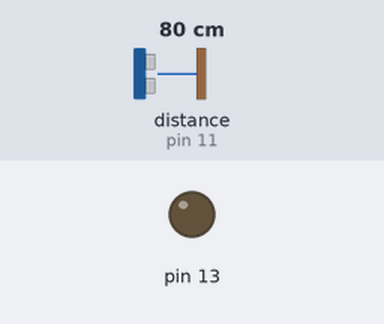
Bench run of a sketch on a simulated Arduino Uno, built with avr-gcc and run on an emulated ATmega328P. On the bench: output pins drawn as LEDs (lit = HIGH). The inputs (shaded band) are chosen by the test bench; at power-on: distance to the obstacle (sensor on pin 11) 80 cm. The echo pulse lasts 58.3 µs per cm.

Above: at 1.2 s.
1.3 s: distance to the obstacle (sensor on pin 11) set to 11 cm
2.8 s: distance to the obstacle (sensor on pin 11) set to 8 cm
At 3.1 s:
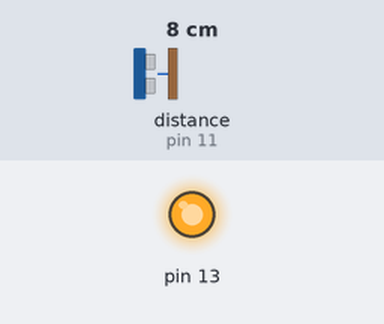
Timing chart, 0 to 5.8 s (numbered marks = the images above; inputs shaded):
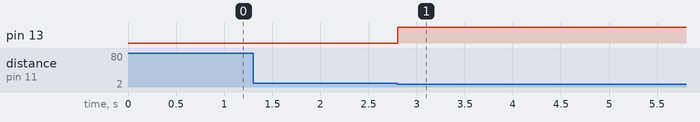

Measured:
- the behaviour switches between 10 and 9 cm on distance to the obstacle (sensor on pin 11) (found by bisection; images 0 and 1)
- after the input at 1.3 s, every drawn part: stays the same
- after the input at 2.8 s, pin 13: LOW → HIGH at once

The sketch:

sketch_apr12a.ino
```cpp
#include <NewPing.h>

#define TRIGGER_PIN  12
#define ECHO_PIN     11
#define MAX_DISTANCE 200
#define THRESH_DISTANCE 6
#define GROUND_COVERED 14.3
#define HIGH_THRESH 9
#define LOW_THRESH 5

NewPing sonar(TRIGGER_PIN, ECHO_PIN, MAX_DISTANCE);
bool current_hit_state = false;
bool prev_hit_state = false;
unsigned long int time_start;
unsigned long int time_end;

void setup() {
  pinMode(13, OUTPUT);
  Serial.begin(9600);

}

void loop() {
  delay(1);
  int distance = sonar.ping_cm();
  if(distance >=LOW_THRESH && distance<=HIGH_THRESH)
    digitalWrite(13, HIGH);
  else
    digitalWrite(13,LOW);

  /*Serial.print("Ping: ");
  Serial.print(distance);
  Serial.println("cm");
*/
  if(distance>=LOW_THRESH && distance<=HIGH_THRESH){
    digitalWrite(13, HIGH);
    current_hit_state = true;
  }else{
    digitalWrite(13, LOW);
    current_hit_state = false;
  }

  if(current_hit_state == true){
    if(prev_hit_state ==false){
      time_start = millis();
      prev_hit_state = true;
    }else{
      prev_hit_state = true;
    }
  }else{
     if(prev_hit_state ==true){
      prev_hit_state = false;
      time_end = (millis()-time_start);
      if(time_end/1000.0 > 0.05){
        Serial.print("Hit Durration: ");
        Serial.print(time_end/1000.00000);
        Serial.println(" seconds");
        Serial.println("");
        Serial.print((int)((float)(14.3)/(time_end/1000.0)));
        Serial.println(" cm/s");
        Serial.println("====================");
      }
    }else{
      prev_hit_state = false;
    }
  }


}
```
